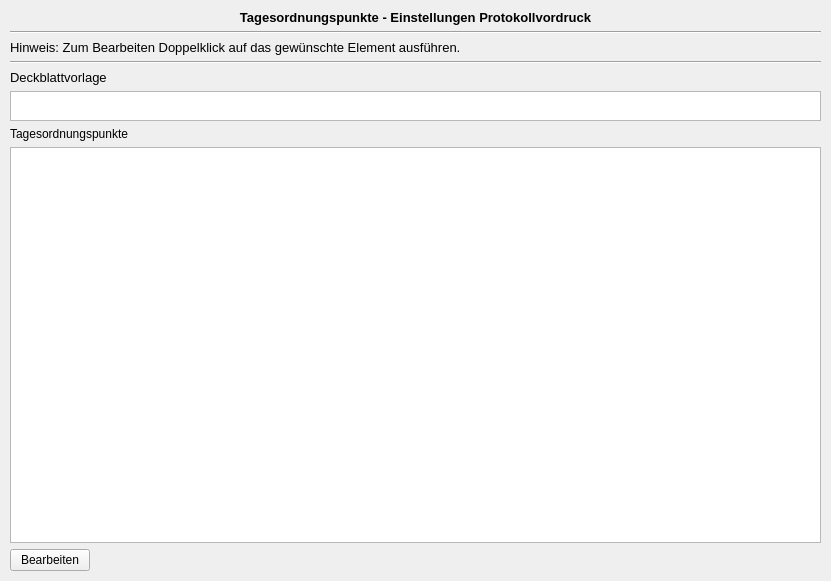
<?xml version="1.0" encoding="UTF-8"?>
<ui version="4.0">
 <class>OrderTab</class>
 <widget class="QWidget" name="OrderTab">
  <property name="geometry">
   <rect>
    <x>0</x>
    <y>0</y>
    <width>831</width>
    <height>581</height>
   </rect>
  </property>
  <property name="windowTitle">
   <string>Form</string>
  </property>
  <widget class="QWidget" name="gridLayoutWidget_2">
   <property name="geometry">
    <rect>
     <x>10</x>
     <y>10</y>
     <width>811</width>
     <height>561</height>
    </rect>
   </property>
   <layout class="QGridLayout" name="gridLayout_2">
    <item row="2" column="0" colspan="2">
     <widget class="QLabel" name="label">
      <property name="sizePolicy">
       <sizepolicy hsizetype="Preferred" vsizetype="Fixed">
        <horstretch>0</horstretch>
        <verstretch>0</verstretch>
       </sizepolicy>
      </property>
      <property name="font">
       <font>
        <pointsize>10</pointsize>
        <underline>false</underline>
       </font>
      </property>
      <property name="text">
       <string>Hinweis: Zum Bearbeiten Doppelklick auf das gewünschte Element ausführen.</string>
      </property>
     </widget>
    </item>
    <item row="6" column="0" colspan="2">
     <widget class="QLabel" name="label_3">
      <property name="sizePolicy">
       <sizepolicy hsizetype="Preferred" vsizetype="Fixed">
        <horstretch>0</horstretch>
        <verstretch>0</verstretch>
       </sizepolicy>
      </property>
      <property name="text">
       <string>Tagesordnungspunkte</string>
      </property>
     </widget>
    </item>
    <item row="1" column="0" colspan="2">
     <widget class="Line" name="line_2">
      <property name="orientation">
       <enum>Qt::Horizontal</enum>
      </property>
     </widget>
    </item>
    <item row="0" column="0" colspan="2">
     <widget class="QLabel" name="label_6">
      <property name="sizePolicy">
       <sizepolicy hsizetype="Preferred" vsizetype="Fixed">
        <horstretch>0</horstretch>
        <verstretch>0</verstretch>
       </sizepolicy>
      </property>
      <property name="font">
       <font>
        <pointsize>10</pointsize>
        <weight>75</weight>
        <bold>true</bold>
       </font>
      </property>
      <property name="text">
       <string>Tagesordnungspunkte - Einstellungen Protokollvordruck</string>
      </property>
      <property name="alignment">
       <set>Qt::AlignCenter</set>
      </property>
     </widget>
    </item>
    <item row="5" column="0" colspan="2">
     <widget class="QListView" name="tableReportTemplate">
      <property name="sizePolicy">
       <sizepolicy hsizetype="Expanding" vsizetype="Fixed">
        <horstretch>0</horstretch>
        <verstretch>0</verstretch>
       </sizepolicy>
      </property>
      <property name="minimumSize">
       <size>
        <width>0</width>
        <height>30</height>
       </size>
      </property>
      <property name="maximumSize">
       <size>
        <width>16777215</width>
        <height>30</height>
       </size>
      </property>
      <property name="font">
       <font>
        <pointsize>10</pointsize>
       </font>
      </property>
      <property name="resizeMode">
       <enum>QListView::Fixed</enum>
      </property>
      <property name="spacing">
       <number>5</number>
      </property>
      <property name="gridSize">
       <size>
        <width>0</width>
        <height>30</height>
       </size>
      </property>
     </widget>
    </item>
    <item row="3" column="0" colspan="2">
     <widget class="Line" name="line">
      <property name="orientation">
       <enum>Qt::Horizontal</enum>
      </property>
     </widget>
    </item>
    <item row="4" column="0" colspan="2">
     <widget class="QLabel" name="label_2">
      <property name="sizePolicy">
       <sizepolicy hsizetype="Preferred" vsizetype="Fixed">
        <horstretch>0</horstretch>
        <verstretch>0</verstretch>
       </sizepolicy>
      </property>
      <property name="font">
       <font>
        <pointsize>10</pointsize>
       </font>
      </property>
      <property name="text">
       <string>Deckblattvorlage</string>
      </property>
     </widget>
    </item>
    <item row="7" column="0" rowspan="2" colspan="2">
     <widget class="QTableView" name="tableAgenda">
      <property name="sizePolicy">
       <sizepolicy hsizetype="Expanding" vsizetype="Expanding">
        <horstretch>0</horstretch>
        <verstretch>0</verstretch>
       </sizepolicy>
      </property>
      <property name="minimumSize">
       <size>
        <width>0</width>
        <height>250</height>
       </size>
      </property>
      <property name="font">
       <font>
        <pointsize>10</pointsize>
       </font>
      </property>
      <property name="contextMenuPolicy">
       <enum>Qt::CustomContextMenu</enum>
      </property>
      <property name="dragEnabled">
       <bool>true</bool>
      </property>
      <property name="alternatingRowColors">
       <bool>true</bool>
      </property>
      <property name="selectionMode">
       <enum>QAbstractItemView::SingleSelection</enum>
      </property>
      <property name="selectionBehavior">
       <enum>QAbstractItemView::SelectRows</enum>
      </property>
      <attribute name="horizontalHeaderCascadingSectionResizes">
       <bool>true</bool>
      </attribute>
      <attribute name="horizontalHeaderStretchLastSection">
       <bool>true</bool>
      </attribute>
      <attribute name="verticalHeaderVisible">
       <bool>false</bool>
      </attribute>
     </widget>
    </item>
    <item row="9" column="0">
     <widget class="QPushButton" name="editButton">
      <property name="text">
       <string>Bearbeiten</string>
      </property>
     </widget>
    </item>
    <item row="9" column="1">
     <spacer name="horizontalSpacer">
      <property name="orientation">
       <enum>Qt::Horizontal</enum>
      </property>
      <property name="sizeHint" stdset="0">
       <size>
        <width>40</width>
        <height>20</height>
       </size>
      </property>
     </spacer>
    </item>
   </layout>
  </widget>
 </widget>
 <resources/>
 <connections/>
</ui>
